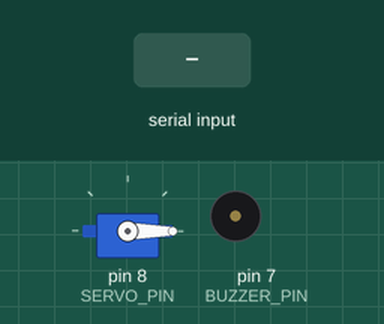
Recording of a sketch running on a simulated Arduino Mega 2560, built with avr-gcc and run on an emulated ATmega2560. Shown: servo, buzzer (waves = sounding, pin HIGH). The inputs (shaded band) are chosen by the test bench. Pins used as bus, display or sensor lines are not drawn; what the sketch prints to the serial monitor is not drawn.

Above: at 1.3 s.
1.4 s: "ACCESS GRANTED\n" received over Serial
At 2.8 s:
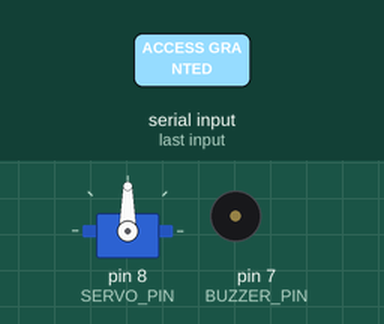
Timing chart, 0 to 12.9 s (numbered marks = the images above; inputs shaded):
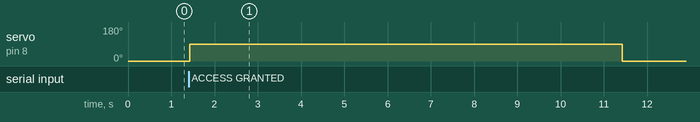

The sketch:

rfid_project.ino
```cpp
#include <SPI.h>
#include <MFRC522.h>
#include <Servo.h>

#define SS_PIN 53
#define RST_PIN 5
#define BUZZER_PIN 7
#define SERVO_PIN 8

MFRC522 rfid(SS_PIN, RST_PIN);
Servo lockServo;
String command = "";
int deniedAttempts = 0;

void setup() {
  Serial.begin(9600);
  SPI.begin();
  rfid.PCD_Init();

  pinMode(BUZZER_PIN, OUTPUT);
  digitalWrite(BUZZER_PIN, LOW); // Make sure buzzer is off

  lockServo.attach(SERVO_PIN);
  lockServo.write(0); // Locked

  Serial.println("=================================");
  Serial.println(" Welcome to Vinny's Smart Room 🔐");
  Serial.println("=================================");
  Serial.println("Scan your RFID tag...");
}

void loop() {
  // RFID scan
  if (rfid.PICC_IsNewCardPresent() && rfid.PICC_ReadCardSerial()) {
    String scannedUID = "";
    for (byte i = 0; i < rfid.uid.size; i++) {
      if (rfid.uid.uidByte[i] < 0x10) scannedUID += "0";
      scannedUID += String(rfid.uid.uidByte[i], HEX);
    }
    scannedUID.toUpperCase();

    Serial.println("Scanned UID: " + scannedUID);
    rfid.PICC_HaltA();
    delay(2000);
  }

  // Handle serial commands
  if (Serial.available()) {
    command = Serial.readStringUntil('\n');
    command.trim();

    if (command == "ACCESS GRANTED" || command == "UNLOCK") {
      Serial.println("Unlocking door...");
      lockServo.write(90);
      delay(10000);
      lockServo.write(0);
      Serial.println("Auto-locking...");
      deniedAttempts = 0; // Reset on success
    }
    else if (command == "NO ACCESS") {
      Serial.println("Access denied.");
      deniedAttempts++;

      if (deniedAttempts >= 3) {
        Serial.println("⚠️  Intruder alert! 🚨");
        digitalWrite(BUZZER_PIN, HIGH);
        delay(2000);
        digitalWrite(BUZZER_PIN, LOW);
        deniedAttempts = 0;
      }
    }
    else if (command == "LOCK") {
      Serial.println("Locking door...");
      lockServo.write(0);
    }

    command = "";
  }
}
```

Measured:
- after the input at 1.4 s, servo on pin 8 (SERVO_PIN): 0° → 90° at once, → 0° 10.0 s later
